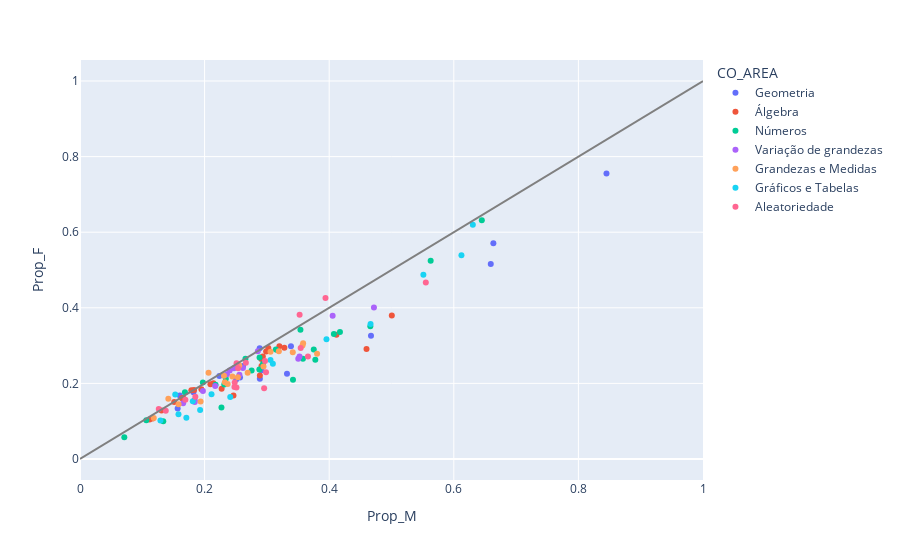

Write notebook code for a chart like this one.
### Code cell
fig = px.scatter(all_questions_MT, x="Prop_M", y="Prop_F", color="CO_AREA",
                 hover_data=['CO_ITEM','CO_HABILIDADE','Ano'])

fig.add_trace(
    go.Scatter(
        x=[0, 1],
        y=[0, 1],
        mode="lines",
        line=go.scatter.Line(color="gray"),
        showlegend=False)
)

fig.show()

### Figure 1 — Plotly figure (JSON) as saved in the notebook; plotly's stock layout.template omitted (floating-point values rounded to 4 significant figures)
{"data": [{"customdata": [["117635", 6, "2019"], ["63808", 9, "2019"], ["117950", 7, "2019"], ["10360", 8, "2019"], ["117818", 9, "2019"], ["17642", 8, "2019"], ["15884", 8, "2018"], ["111594", 7, "2018"], ["111609", 9, "2018"], ["111692", 6, "2018"], ["98070", 8, "2018"], ["11758", 8, "2017"], ["43322", 7, "2017"], ["95556", 9, "2017"], ["16539", 8, "2017"], ["40235", 6, "2017"], ["85691", 9, "2017"]], "hovertemplate": "CO_AREA=Geometria<br>Prop_M=%{x}<br>Prop_F=%{y}<br>CO_ITEM=%{customdata[0]}<br>CO_HABILIDADE=%{customdata[1]}<br>Ano=%{customdata[2]}<extra></extra>", "legendgroup": "Geometria", "marker": {"color": "#636efa", "symbol": "circle"}, "mode": "markers", "name": "Geometria", "orientation": "v", "showlegend": true, "type": "scatter", "x": [0.6594, 0.1567, 0.1821, 0.2912, 0.2887, 0.1602, 0.2617, 0.2569, 0.8451, 0.3322, 0.2506, 0.2884, 0.3386, 0.4671, 0.1839, 0.6635, 0.2237], "xaxis": "x", "y": [0.5158, 0.1333, 0.1764, 0.2347, 0.2125, 0.1679, 0.2462, 0.2155, 0.7551, 0.2255, 0.2103, 0.2931, 0.2986, 0.3261, 0.1552, 0.5708, 0.2196], "yaxis": "y"}, {"customdata": [["9779", 21, "2019"], ["54448", 20, "2019"], ["84409", 23, "2019"], ["84374", 21, "2019"], ["117743", 19, "2019"], ["8401", 19, "2019"], ["83955", 21, "2019"], ["111518", 20, "2019"], ["32189", 22, "2018"], ["66805", 20, "2018"], ["48921", 19, "2018"], ["111554", 23, "2018"], ["96201", 20, "2018"], ["86027", 22, "2018"], ["84768", 19, "2018"], ["18456", 21, "2018"], ["5990", 21, "2018"], ["87141", 19, "2017"], ["84945", 23, "2017"], ["68172", 20, "2017"], ["40717", 21, "2017"], ["89162", 22, "2017"], ["83860", 19, "2017"], ["17384", 21, "2017"], ["87751", 22, "2017"]], "hovertemplate": "CO_AREA=Álgebra<br>Prop_M=%{x}<br>Prop_F=%{y}<br>CO_ITEM=%{customdata[0]}<br>CO_HABILIDADE=%{customdata[1]}<br>Ano=%{customdata[2]}<extra></extra>", "legendgroup": "Álgebra", "marker": {"color": "#EF553B", "symbol": "circle"}, "mode": "markers", "name": "Álgebra", "orientation": "v", "showlegend": true, "type": "scatter", "x": [0.1512, 0.4599, 0.2464, 0.2987, 0.3176, 0.1117, 0.2142, 0.4117, 0.2094, 0.2887, 0.291, 0.3023, 0.1949, 0.1167, 0.2273, 0.32, 0.1787, 0.1656, 0.1636, 0.5005, 0.2913, 0.1308, 0.1831, 0.2935, 0.328], "xaxis": "x", "y": [0.1505, 0.2907, 0.1681, 0.2846, 0.2876, 0.1046, 0.2003, 0.329, 0.1978, 0.2209, 0.2646, 0.2935, 0.1845, 0.1072, 0.1858, 0.2985, 0.1819, 0.1613, 0.1604, 0.3795, 0.2459, 0.1283, 0.1826, 0.2714, 0.294], "yaxis": "y"}, {"customdata": [["111608", 5, "2019"], ["63187", 1, "2019"], ["86432", 1, "2019"], ["30570", 3, "2019"], ["83754", 2, "2019"], ["39708", 3, "2019"], ["18002", 4, "2019"], ["83792", 2, "2019"], ["83994", 4, "2019"], ["82123", 1, "2018"], ["30331", 3, "2018"], ["111468", 5, "2018"], ["97059", 4, "2018"], ["82367", 5, "2018"], ["62736", 2, "2018"], ["29938", 3, "2018"], ["83742", 2, "2018"], ["96088", 5, "2017"], ["82352", 2, "2017"], ["40005", 3, "2017"], ["60584", 1, "2017"], ["81410", 4, "2017"], ["60724", 3, "2017"], ["43940", 4, "2017"], ["81452", 1, "2017"], ["95803", 5, "2017"]], "hovertemplate": "CO_AREA=Números<br>Prop_M=%{x}<br>Prop_F=%{y}<br>CO_ITEM=%{customdata[0]}<br>CO_HABILIDADE=%{customdata[1]}<br>Ano=%{customdata[2]}<extra></extra>", "legendgroup": "Números", "marker": {"color": "#00cc96", "symbol": "circle"}, "mode": "markers", "name": "Números", "orientation": "v", "showlegend": true, "type": "scatter", "x": [0.2271, 0.5629, 0.645, 0.3752, 0.2938, 0.1972, 0.1684, 0.234, 0.3578, 0.2176, 0.2525, 0.4173, 0.3777, 0.2316, 0.3419, 0.4075, 0.2656, 0.1337, 0.1065, 0.2755, 0.466, 0.2879, 0.07114, 0.2883, 0.3538, 0.3143], "xaxis": "x", "y": [0.1361, 0.5245, 0.6315, 0.2898, 0.2517, 0.2024, 0.1769, 0.2123, 0.2655, 0.1966, 0.2462, 0.3362, 0.2628, 0.1972, 0.2098, 0.3306, 0.2651, 0.09957, 0.1025, 0.234, 0.3509, 0.2371, 0.05782, 0.2684, 0.3422, 0.2895], "yaxis": "y"}, {"customdata": [["111696", 15, "2019"], ["117612", 17, "2019"], ["28434", 16, "2019"], ["117607", 16, "2019"], ["117767", 18, "2019"], ["111477", 18, "2018"], ["15292", 16, "2018"], ["111628", 15, "2018"], ["111523", 17, "2018"], ["86907", 17, "2017"], ["29915", 15, "2017"], ["27493", 16, "2017"], ["60235", 18, "2017"], ["9189", 16, "2017"]], "hovertemplate": "CO_AREA=Variação de grandezas<br>Prop_M=%{x}<br>Prop_F=%{y}<br>CO_ITEM=%{customdata[0]}<br>CO_HABILIDADE=%{customdata[1]}<br>Ano=%{customdata[2]}<extra></extra>", "legendgroup": "Variação de grandezas", "marker": {"color": "#ab63fa", "symbol": "circle"}, "mode": "markers", "name": "Variação de grandezas", "orientation": "v", "showlegend": true, "type": "scatter", "x": [0.3504, 0.1973, 0.3524, 0.1656, 0.2473, 0.2359, 0.2615, 0.217, 0.2855, 0.2559, 0.4055, 0.4718, 0.2403, 0.1843], "xaxis": "x", "y": [0.2654, 0.1799, 0.2713, 0.1473, 0.2401, 0.2244, 0.2407, 0.1933, 0.2853, 0.2228, 0.3788, 0.4005, 0.2338, 0.1508], "yaxis": "y"}, {"customdata": [["23065", 14, "2019"], ["30740", 12, "2019"], ["30436", 12, "2019"], ["117845", 11, "2019"], ["14324", 10, "2019"], ["42803", 13, "2019"], ["117783", 14, "2019"], ["86988", 13, "2018"], ["111524", 10, "2018"], ["111535", 14, "2018"], ["29500", 11, "2018"], ["111557", 11, "2018"], ["85892", 12, "2018"], ["43906", 12, "2017"], ["45300", 13, "2017"], ["11720", 14, "2017"], ["29086", 11, "2017"], ["23866", 12, "2017"], ["87821", 10, "2017"]], "hovertemplate": "CO_AREA=Grandezas e Medidas<br>Prop_M=%{x}<br>Prop_F=%{y}<br>CO_ITEM=%{customdata[0]}<br>CO_HABILIDADE=%{customdata[1]}<br>Ano=%{customdata[2]}<extra></extra>", "legendgroup": "Grandezas e Medidas", "marker": {"color": "#FFA15A", "symbol": "circle"}, "mode": "markers", "name": "Grandezas e Medidas", "orientation": "v", "showlegend": true, "type": "scatter", "x": [0.1418, 0.3581, 0.2945, 0.2311, 0.2691, 0.2325, 0.2534, 0.3571, 0.3805, 0.3192, 0.1936, 0.2556, 0.2447, 0.1184, 0.2371, 0.3415, 0.2063, 0.1582, 0.3058], "xaxis": "x", "y": [0.1594, 0.3063, 0.2447, 0.22, 0.2282, 0.203, 0.2161, 0.3004, 0.2787, 0.285, 0.1522, 0.2476, 0.2182, 0.1084, 0.1983, 0.2827, 0.2281, 0.1449, 0.284], "yaxis": "y"}, {"customdata": [["117798", 26, "2019"], ["117725", 24, "2019"], ["8442", 25, "2019"], ["78445", 26, "2019"], ["111593", 25, "2019"], ["111725", 26, "2018"], ["111512", 24, "2018"], ["98294", 25, "2018"], ["61172", 26, "2018"], ["32953", 25, "2018"], ["17360", 25, "2017"], ["96366", 26, "2017"], ["29402", 26, "2017"], ["89339", 25, "2017"], ["38563", 24, "2017"]], "hovertemplate": "CO_AREA=Gráficos e Tabelas<br>Prop_M=%{x}<br>Prop_F=%{y}<br>CO_ITEM=%{customdata[0]}<br>CO_HABILIDADE=%{customdata[1]}<br>Ano=%{customdata[2]}<extra></extra>", "legendgroup": "Gráficos e Tabelas", "marker": {"color": "#19d3f3", "symbol": "circle"}, "mode": "markers", "name": "Gráficos e Tabelas", "orientation": "v", "showlegend": true, "type": "scatter", "x": [0.1529, 0.6123, 0.2111, 0.1928, 0.3058, 0.181, 0.4664, 0.5512, 0.2412, 0.3956, 0.3096, 0.1581, 0.1707, 0.1291, 0.6306], "xaxis": "x", "y": [0.1703, 0.5388, 0.1715, 0.1295, 0.262, 0.1528, 0.3569, 0.4874, 0.1638, 0.3169, 0.2523, 0.1186, 0.109, 0.1016, 0.6199], "yaxis": "y"}, {"customdata": [["117726", 30, "2019"], ["8368", 28, "2019"], ["13303", 27, "2019"], ["31184", 29, "2019"], ["89634", 28, "2019"], ["32905", 27, "2018"], ["111718", 29, "2018"], ["111434", 30, "2018"], ["28815", 29, "2018"], ["111487", 27, "2018"], ["12922", 28, "2018"], ["53559", 28, "2018"], ["85776", 29, "2017"], ["96485", 30, "2017"], ["41047", 29, "2017"], ["30042", 27, "2017"], ["66556", 28, "2017"], ["61485", 28, "2017"]], "hovertemplate": "CO_AREA=Aleatoriedade<br>Prop_M=%{x}<br>Prop_F=%{y}<br>CO_ITEM=%{customdata[0]}<br>CO_HABILIDADE=%{customdata[1]}<br>Ano=%{customdata[2]}<extra></extra>", "legendgroup": "Aleatoriedade", "marker": {"color": "#FF6692", "symbol": "circle"}, "mode": "markers", "name": "Aleatoriedade", "orientation": "v", "showlegend": true, "type": "scatter", "x": [0.1377, 0.2956, 0.2479, 0.394, 0.1264, 0.297, 0.3525, 0.1851, 0.1691, 0.3542, 0.2483, 0.2511, 0.3659, 0.2538, 0.5551, 0.2662, 0.2513, 0.2986], "xaxis": "x", "y": [0.1274, 0.1871, 0.1908, 0.4256, 0.1325, 0.2595, 0.3819, 0.165, 0.1568, 0.2938, 0.2022, 0.1891, 0.2713, 0.2401, 0.4666, 0.2544, 0.2532, 0.2295], "yaxis": "y"}, {"line": {"color": "gray"}, "mode": "lines", "showlegend": false, "type": "scatter", "x": [0, 1], "y": [0, 1]}], "layout": {"legend": {"title": {"text": "CO_AREA"}, "tracegroupgap": 0}, "margin": {"t": 60}, "xaxis": {"anchor": "y", "domain": [0, 1], "title": {"text": "Prop_M"}}, "yaxis": {"anchor": "x", "domain": [0, 1], "title": {"text": "Prop_F"}}}}
